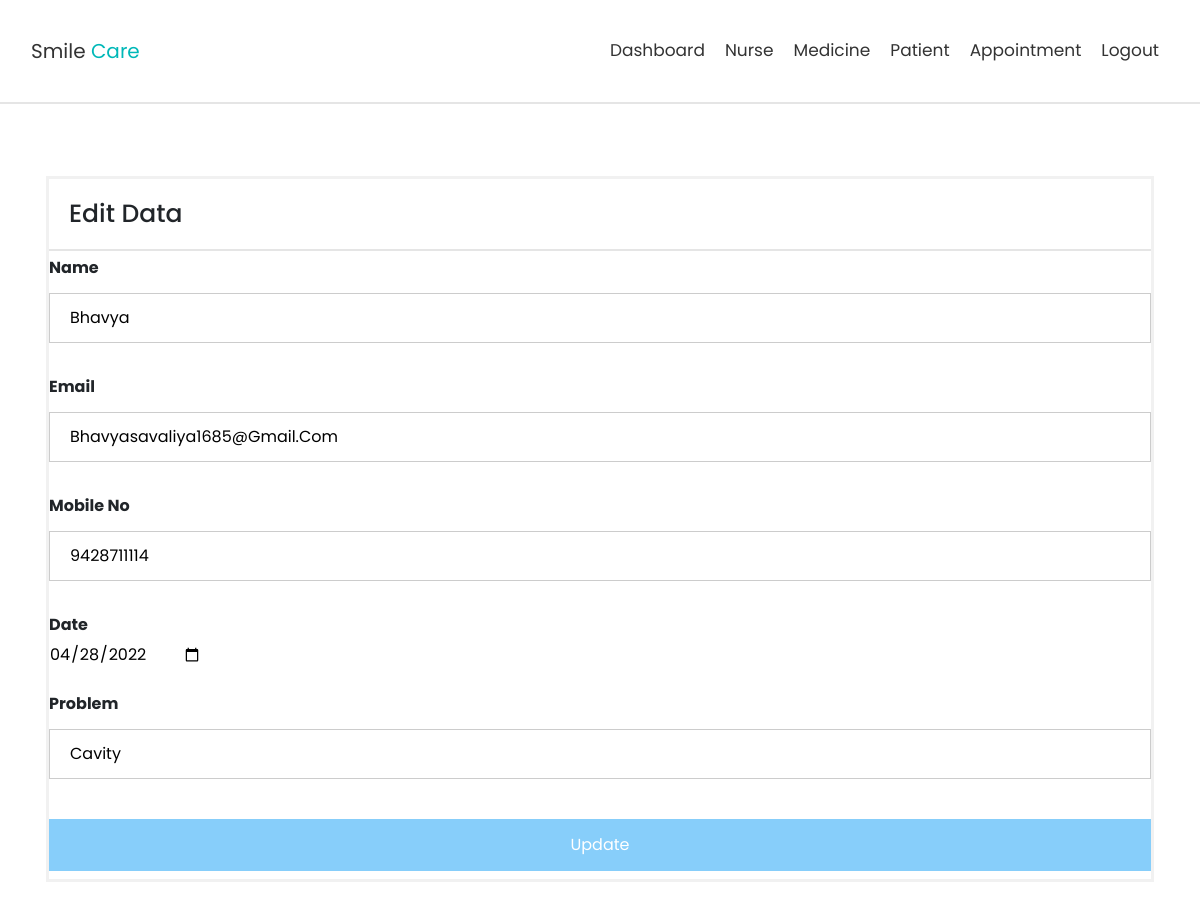
Page /admin_appointment_edit.php?email=bhavyasavaliya1685@gmail.com on the committed database.
### tables this page shows
CREATE TABLE `appointment` (
  `name` char(30) DEFAULT NULL,
  `email` varchar(30) NOT NULL,
  `number` varchar(11) DEFAULT NULL,
  `date` date DEFAULT NULL,
  `problem` varchar(50) NOT NULL
);

### admin_appointment_edit.php (the view, shortened to what this page needs)
<?php
include_once("connection.php");
@include_once 'admin_header.php';
$e=@$_GET['email'];
 $q="select * from appointment where email='$e'";
 $result=mysqli_query($conn,$q);
 while($r=mysqli_fetch_array($result))
 {
     ?>
     <!DOCTYPE html>
  <html>
    <head>
        <link rel="stylesheet" href="https://cdnjs.cloudflare.com/ajax/libs/font-awesome/6.1.0/css/all.min.css">
        <link rel="stylesheet" href="https://cdnjs.cloudflare.com/ajax/libs/bootstrap/4.6.1/css/bootstrap.min.css">
        <link rel="stylesheet" href="css/style.css">
        <link rel="stylesheet" href="css/sign in.css">
    </head>
    <body>
      <section class="contact" id="contact" style="margin-top: 5%;">
        <div class="container"><br/><br/>
          <form method="post" action="admin_appointment_display.php">
          <h1 class="header">Edit Data</h1>
            <label for="fname"><b>Name</b></label><br/>
            <input type="text" name="fname" value="<?php echo $r[0]; ?>"/><br/><br/>
            <label for="email"><b>Email</b></label><br/>
            <input type="text" name="email" value="<?php echo $r[1]; ?>"readonly/><br/><br/>
            <label for="mno"><b>Mobile No</b></label><br/>
            <input type="text" name="mno" value="<?php echo $r[2]; ?>"/><br/><br/>
            <label for="date"><b>Date</b></label><br/>
            <input type="date" name="date" value="<?php echo $r[3]; ?>"/><br/><br/>
            <label for="problem"><b>Problem</b></label><br/>
            <input type="text" name="problem" value="<?php echo $r[4]; ?>"/><br/><br/>
            <button type="submit" class="registration" name="update_btn">Update</button>
          </form>
        </div>
      </section>
    </body>
  </html>
<?php
 }
?>

### css/style.css (style rules this page uses)
:root { --blue:#00b8b8; --black:#333; --white:#fff; --light-color:#666; --light-bg:#eee; --border:.2rem solid rgba(0,0,0,.1); --box-shadow:0 .5rem 1rem rgba(0,0,0,.1); }
* { font-family: 'Poppins', sans-serif; margin:0; padding:0; box-sizing: border-box; outline: none; border:none; text-decoration: none !important; text-transform: capitalize; }
html { font-size: 62.5%; overflow-x: hidden; scroll-behavior: smooth; scroll-padding-top: 6.5rem; }
section { padding:7rem 2rem; }
.header { padding:2rem; border-bottom: var(--border); }

### css/sign in.css (style rules this page uses)
form { border: 3px solid #f1f1f1; font-size: medium; }
input[type=text], input[type=password] { width: 100%; padding: 12px 20px; margin: 8px 0; display: inline-block; border: 1px solid #ccc; box-sizing: border-box; }
button { background-color: lightskyblue; color: white; padding: 14px 20px; margin: 8px 0; border: none; cursor: pointer; width: 100%; }
.container { padding: 16px; }

### rows in the picture
appointment: fname "bhavya", email "bhavyasavaliya1685@gmail.com", mno "9428711114", date "04/28/2022", problem "cavity"
